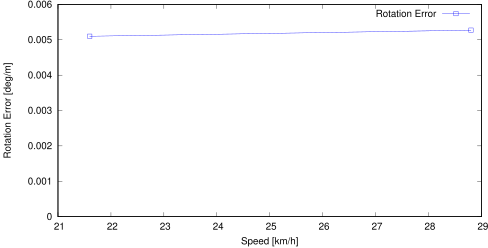

This chart was generated by the following gnuplot code:
set term postscript eps enhanced color
set output "sub00_rs.eps"
set size ratio 0.5
set yrange [0:*]
set xlabel "Speed [km/h]"
set ylabel "Rotation Error [deg/m]"
plot "sub00_rs.txt" using ($1*3.6):($2*57.3) title 'Rotation Error' lc rgb "#0000FF" pt 4 w linespoints
